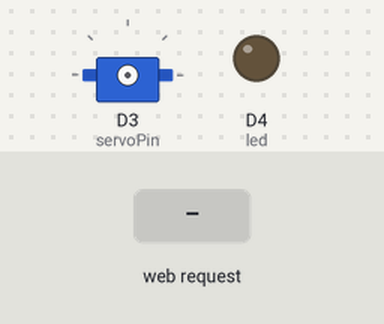
The sketch below on a simulated ESP8266 (NodeMCU). Parts: servo, output pins drawn as LEDs (lit = HIGH). The inputs (shaded band) are chosen by the test bench. WiFi joins after 1.5 s; servers stay silent unless stated; what the sketch prints to the serial monitor is not drawn.

Above: at 3.2 s.
3.3 s: HTTP request GET /close received
At 3.7 s:
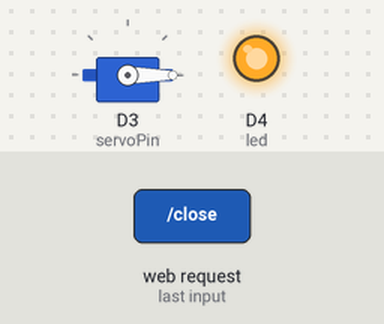
4.8 s: HTTP request GET /open received
At 6.0 s:
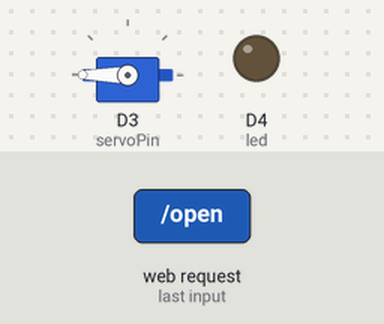
6.3 s: HTTP request GET /close received
At 7.2 s:
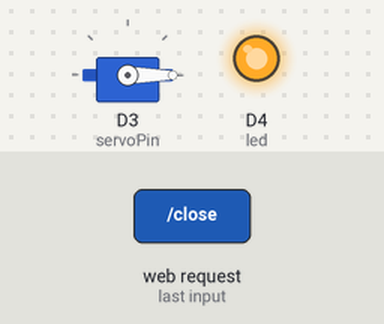
Timing chart, 0 to 9.3 s (numbered marks = the images above; inputs shaded):
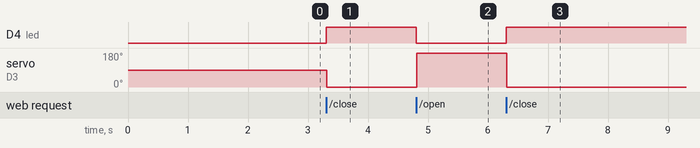

The sketch:

esp8266_ventilation.ino
```cpp
#include <ESP8266WiFi.h>
#include <ESP8266WebServer.h>
#include <ArduinoJson.h>
#include <Servo.h>
#include "config.h"

Servo servo;

ESP8266WebServer server(80);

void setup() {

  Serial.begin(115200);
  // Connect to Wi-Fi
  WiFi.begin(WIFI_SSID, WIFI_PASSWORD);
  while (WiFi.status() != WL_CONNECTED) {
    delay(1000);
    Serial.println("Connecting to WiFi...");
  }
  Serial.println("Connected to WiFi");
  Serial.println(WiFi.localIP().toString());
  // Define HTTP endpoints
  server.on("/discover", HTTP_GET, handleDiscover);
  server.on("/close", HTTP_GET, handleClose);
  server.on("/open", HTTP_GET, handleOpen);

  // Start server
  server.begin();
  Serial.println("HTTP server started");

  pinMode(led, OUTPUT);

}

void loop() {
  server.handleClient();
}

void handleDiscover() {
  StaticJsonDocument<200> doc;
  doc["name"] = "ESP8266 Ventilation";
  doc["ip_address"] = WiFi.localIP().toString(); // Add the IP address
  doc["mac_address"] = WiFi.macAddress(); // Add the MAC address
  JsonArray endpoints = doc.createNestedArray("endpoints");
  endpoints.add("/close");
  endpoints.add("/open");

  String response;
  serializeJson(doc, response);

  server.send(200, "application/json", response);
}

void handleClose() {
  digitalWrite(led, HIGH);
  servo.attach(servoPin);
  delay(10);
  servo.write(0);
  server.send(200, "text/plain", "Ventilation closed");
  delay(10);
  servo.detach();
}

void handleOpen() {
  digitalWrite(led, LOW);
  servo.attach(servoPin);
  delay(10);
  servo.write(180);
  server.send(200, "text/plain", "Ventilation opened");
  delay(10);
  servo.detach();
}
```

config_template.h
```cpp
// config.h
#ifndef CONFIG_H
#define CONFIG_H

#define WIFI_SSID ""
#define WIFI_PASSWORD ""


const int servoPin = 0;
const int led = D4;

#endif
```

Measured:
- after the input at 3.3 s, D4 (led): LOW → HIGH at once; servo on D3 (servoPin): 90° → 0° at once
- after the input at 4.8 s, D4 (led): HIGH → LOW at once; servo on D3 (servoPin): 0° → 180° at once
- after the input at 6.3 s, D4 (led): LOW → HIGH at once; servo on D3 (servoPin): 180° → 0° at once
